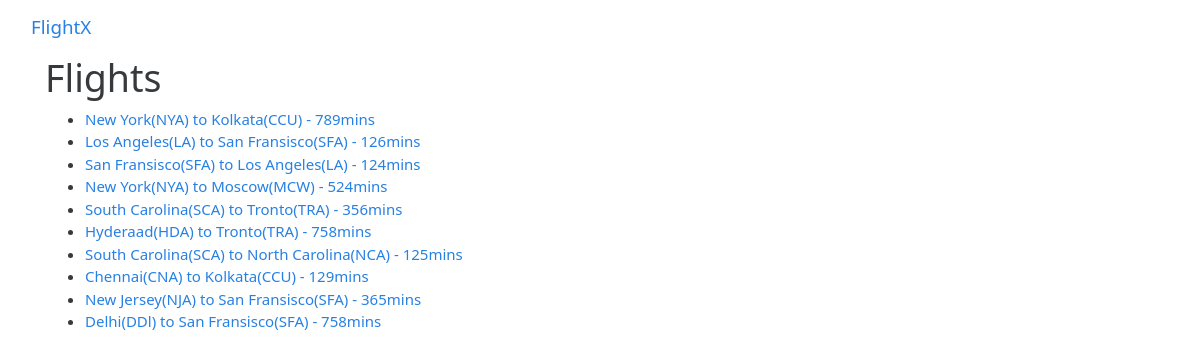
The page /home on the database its author committed.
### webapp/models.py (models this page shows)
class Flight(models.Model):
    origin = models.ForeignKey(Airport, on_delete=models.CASCADE, related_name="departures")
    destination = models.ForeignKey(Airport, on_delete=models.CASCADE, related_name="arrival")
    duration = models.IntegerField()
    def __str__(self):
        return f"{self.origin} to {self.destination} - {self.duration}mins"

class Airport(models.Model):
    code = models.CharField(max_length=3)
    city = models.CharField(max_length=60)
    def __str__(self):
        return f"{self.city}({self.code})"

### webapp/views.py (the view)
# urls.py: path('home', views.index, name="index"),
def index(request):
    context = {
        "flights" : Flight.objects.all()
    }
    return render(request, "webapp/home.html", context)

### webapp/templates/webapp/home.html (shortened to what this page needs)
{% extends "webapp/base.html" %}
{% block content %}
<div class="container">
    <div class="head">
        <h1>Flights</h1>
        <ul>
            {% for flight in flights %}
            <li>
                <a href="{% url 'webapp:flight' flight.id %}">{{ flight }}</a>
            </li>
            {% endfor %}
        </ul>
    </div>
</div>
{% endblock %}

### rows shown on the page
Flight: origin+destination+duration "New York(NYA) to Kolkata(CCU) - 789mins"
Flight: origin+destination+duration "Los Angeles(LA) to San Fransisco(SFA) - 126mins"
Flight: origin+destination+duration "San Fransisco(SFA) to Los Angeles(LA) - 124mins"
Flight: origin+destination+duration "New York(NYA) to Moscow(MCW) - 524mins"
Flight: origin+destination+duration "South Carolina(SCA) to Tronto(TRA) - 356mins"
Flight: origin+destination+duration "Hyderaad(HDA) to Tronto(TRA) - 758mins"
Flight: origin+destination+duration "South Carolina(SCA) to North Carolina(NCA) - 125mins"
Flight: origin+destination+duration "Chennai(CNA) to Kolkata(CCU) - 129mins"
Flight: origin+destination+duration "New Jersey(NJA) to San Fransisco(SFA) - 365mins"
Flight: origin+destination+duration "Delhi(DDl) to San Fransisco(SFA) - 758mins"
